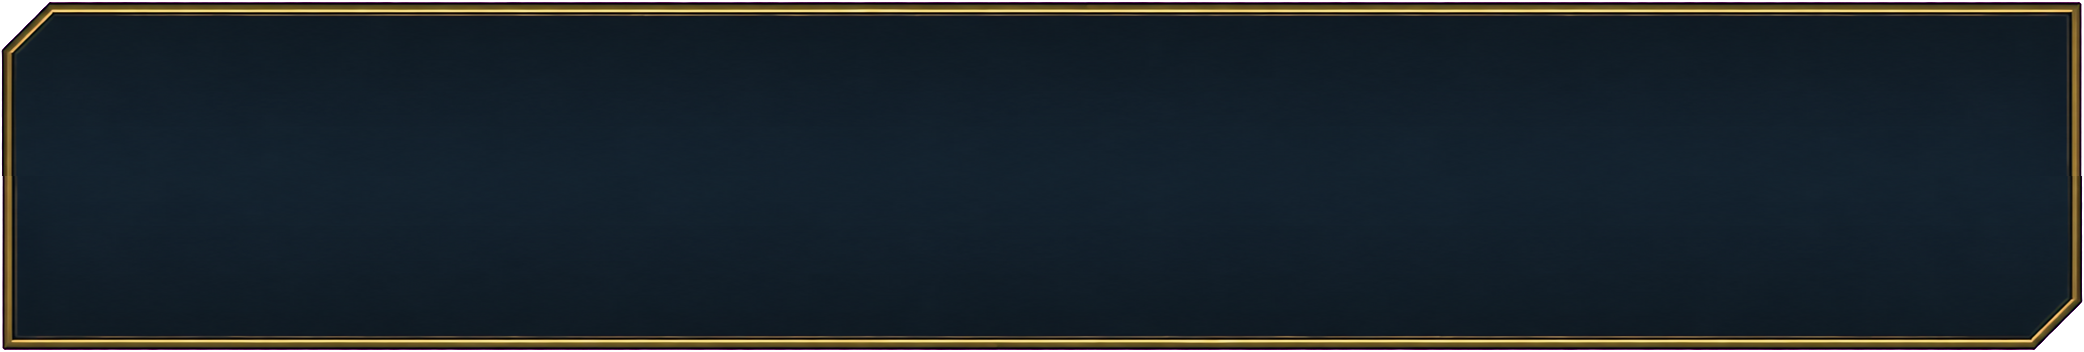

Write the Python code that produced this figure.
# set 307 shop plate (owner: "only the rectangle, the rest gets added later"): plain 2-cut-corner plate from GPT attempt 2.
# GPT #2 has a Lv tab + raised right step on the top edge -> keep its bottom half (square BL, cut BR) and make the top half
# = the bottom half rotated 180 deg (cut TL, square TR). Key per chatgpt.md §3 (alpha from magenta, despill), 9-sliced in r43.gd.
import numpy as np
from PIL import Image
a = np.asarray(Image.open("S307-gpt-plate-2.png").convert("RGB")).astype(np.float32)
r, g, b = a[..., 0], a[..., 1], a[..., 2]
al = 1 - np.clip(((np.minimum(r, b) - g) - 60) / 120, 0, 1)
m = np.minimum(r, b) - g; sp = np.clip(m, 0, None) * (1 - al)   # despill r/b toward g on soft edges
rgb = np.dstack([r - sp, g, b - sp]).clip(0, 255)
img = np.dstack([rgb, al * 255]).astype(np.uint8)
X0, X1, Y1 = 44, 2128, 552           # body x range, bottom
H = 176                               # half height (bottom half rows Y1-H .. Y1)
bot = img[Y1 - H:Y1, X0:X1]
top = bot[::-1, ::-1]
out = np.concatenate([top, bot], axis=0)
Image.fromarray(out).save("S307-plate.png"); print(out.shape)
